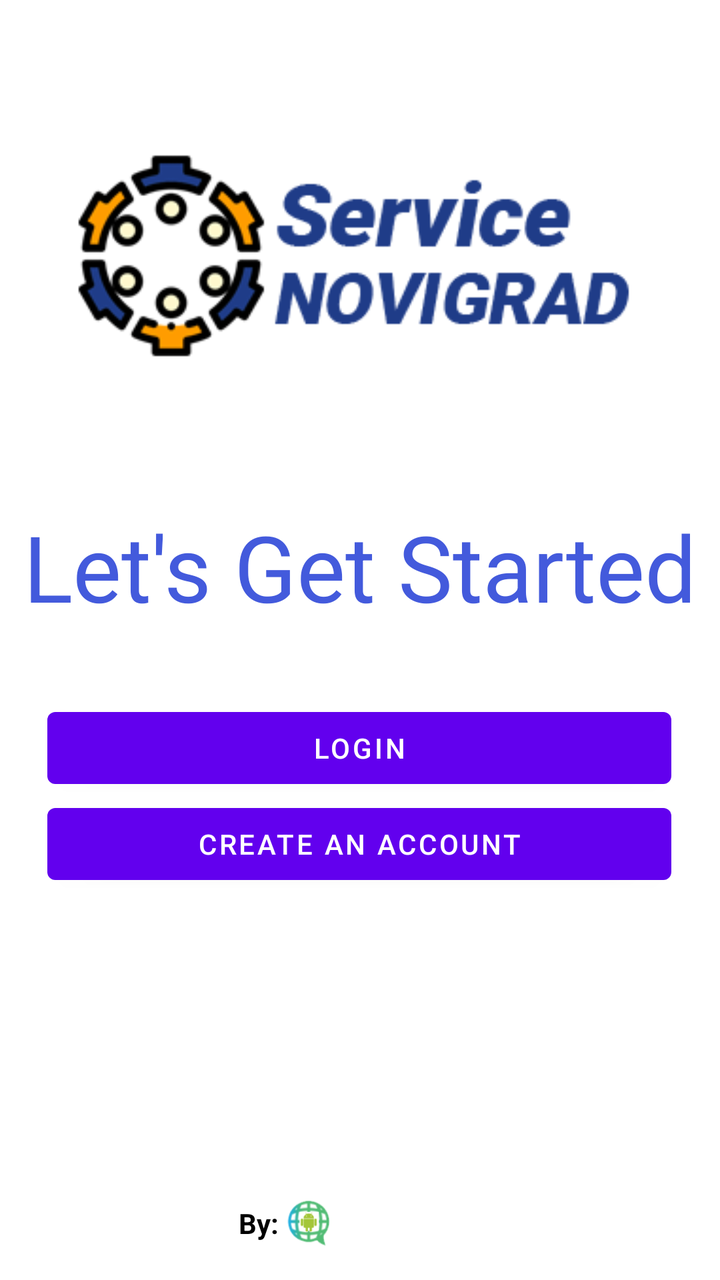
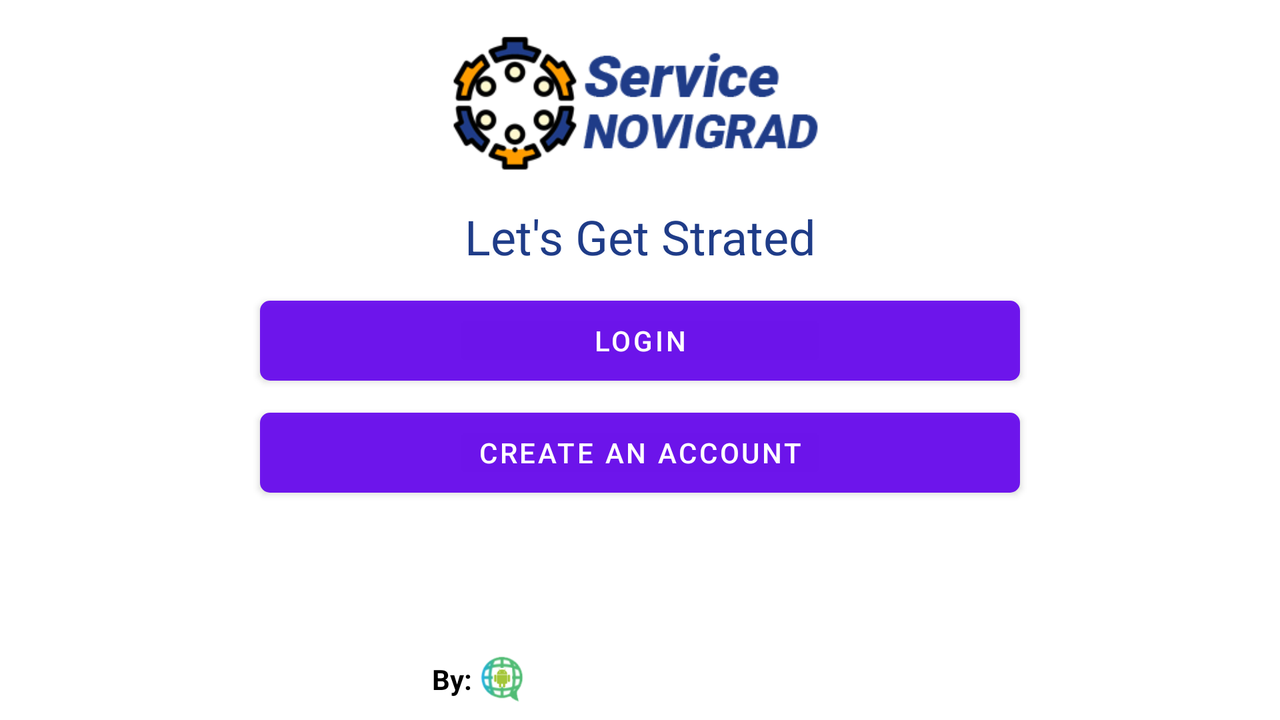

Compare how this app lays out the same screen by default and in its alternative resource folder. The renders come first, then the two layout files and the values they reference.
<!-- AndroidManifest.xml: application theme AppTheme -->
<!-- res/layout/activity_frontpage.xml -->
<?xml version="1.0" encoding="utf-8"?>
<androidx.constraintlayout.widget.ConstraintLayout xmlns:android="http://schemas.android.com/apk/res/android"
    xmlns:app="http://schemas.android.com/apk/res-auto"
    xmlns:tools="http://schemas.android.com/tools"
    android:layout_width="match_parent"
    android:layout_height="match_parent"
    android:background="@drawable/bg1"
    tools:context=".Frontpage">

    <ImageView
        android:id="@+id/imageView6"
        android:layout_width="80dp"
        android:layout_height="26dp"
        android:layout_marginBottom="16dp"
        app:layout_constraintBottom_toBottomOf="parent"
        app:layout_constraintEnd_toEndOf="parent"
        app:layout_constraintHorizontal_bias="0.498"
        app:layout_constraintStart_toStartOf="parent"
        app:layout_constraintTop_toBottomOf="@+id/buttonRegister"
        app:layout_constraintVertical_bias="1.0"
        app:srcCompat="@drawable/glbmlogo" />

    <TextView
        android:id="@+id/textView7"
        android:layout_width="wrap_content"
        android:layout_height="wrap_content"
        android:layout_marginTop="4dp"
        android:text="By:"
        android:textColor="#000000"
        android:textStyle="bold"
        app:layout_constraintEnd_toStartOf="@+id/imageView6"
        app:layout_constraintTop_toTopOf="@+id/imageView6" />

    <ImageView
        android:id="@+id/imageLogo2"
        android:layout_width="292dp"
        android:layout_height="110dp"
        android:layout_marginTop="72dp"
        app:layout_constraintEnd_toEndOf="parent"
        app:layout_constraintHorizontal_bias="0.497"
        app:layout_constraintStart_toStartOf="parent"
        app:layout_constraintTop_toTopOf="parent"
        app:srcCompat="@drawable/logo" />

    <TextView
        android:id="@+id/textView6"
        android:layout_width="wrap_content"
        android:layout_height="wrap_content"
        android:text="Let's Get Started"
        android:textColor="#435ADC"
        android:textSize="46sp"
        app:layout_constraintBottom_toBottomOf="parent"
        app:layout_constraintEnd_toEndOf="parent"
        app:layout_constraintHorizontal_bias="0.497"
        app:layout_constraintStart_toStartOf="parent"
        app:layout_constraintTop_toBottomOf="@+id/imageLogo2"
        app:layout_constraintVertical_bias="0.178" />

    <Button
        android:id="@+id/buttonLogin"
        android:layout_width="312dp"
        android:layout_height="wrap_content"
        android:layout_marginTop="36dp"
        android:text="Login"
        app:layout_constraintEnd_toEndOf="parent"
        app:layout_constraintHorizontal_bias="0.494"
        app:layout_constraintStart_toStartOf="parent"
        app:layout_constraintTop_toBottomOf="@+id/textView6" />

    <Button
        android:id="@+id/buttonRegister"
        android:layout_width="312dp"
        android:layout_height="wrap_content"
        android:text="create an account"
        app:layout_constraintBottom_toBottomOf="parent"
        app:layout_constraintEnd_toEndOf="parent"
        app:layout_constraintHorizontal_bias="0.494"
        app:layout_constraintStart_toStartOf="parent"
        app:layout_constraintTop_toBottomOf="@+id/buttonLogin"
        app:layout_constraintVertical_bias="0.0" />
</androidx.constraintlayout.widget.ConstraintLayout>
<!-- resources referenced by this layout -->
<resources>
  <!-- drawable glbmlogo: png bitmap (drawable, 31156 bytes) -->
  <!-- drawable logo: png bitmap (drawable, 33054 bytes) -->
</resources>
<!-- res/layout-land/activity_frontpage.xml (the repository's variant of the layout above) -->
<!-- drawn on the phone turned sideways -->
<?xml version="1.0" encoding="utf-8"?>
<androidx.constraintlayout.widget.ConstraintLayout xmlns:android="http://schemas.android.com/apk/res/android"
    xmlns:app="http://schemas.android.com/apk/res-auto"
    xmlns:tools="http://schemas.android.com/tools"
    android:layout_width="match_parent"
    android:layout_height="match_parent"
    android:background="@drawable/bg1"
    tools:context=".Frontpage">

    <ImageView
        android:id="@+id/imageView6"
        android:layout_width="80dp"
        android:layout_height="26dp"
        android:layout_marginEnd="324dp"
        android:layout_marginBottom="8dp"
        app:layout_constraintBottom_toBottomOf="parent"
        app:layout_constraintEnd_toEndOf="parent"
        app:srcCompat="@drawable/glbmlogo" />

    <TextView
        android:id="@+id/textView7"
        android:layout_width="wrap_content"
        android:layout_height="wrap_content"
        android:layout_marginTop="4dp"
        android:text="By:"
        android:textColor="#000000"
        android:textStyle="bold"
        app:layout_constraintEnd_toStartOf="@+id/imageView6"
        app:layout_constraintHorizontal_bias="1.0"
        app:layout_constraintStart_toStartOf="parent"
        app:layout_constraintTop_toTopOf="@+id/imageView6" />

    <ImageView
        android:id="@+id/imageLogo2"
        android:layout_width="200dp"
        android:layout_height="70dp"
        android:layout_marginTop="16dp"
        app:layout_constraintEnd_toEndOf="parent"
        app:layout_constraintHorizontal_bias="0.499"
        app:layout_constraintStart_toStartOf="parent"
        app:layout_constraintTop_toTopOf="parent"
        app:srcCompat="@drawable/logo" />

    <TextView
        android:id="@+id/textView6"
        android:layout_width="wrap_content"
        android:layout_height="wrap_content"
        android:layout_marginTop="16dp"
        android:text="Let's Get Strated"
        android:textColor="@color/NovigradBlue"
        android:textSize="24sp"
        app:layout_constraintEnd_toEndOf="parent"
        app:layout_constraintStart_toStartOf="parent"
        app:layout_constraintTop_toBottomOf="@+id/imageLogo2" />

    <Button
        android:id="@+id/buttonLogin"
        android:layout_width="0dp"
        android:layout_height="40dp"
        android:layout_marginStart="130dp"
        android:layout_marginTop="16dp"
        android:layout_marginEnd="130dp"
        android:background="@drawable/roundedlayout"
        android:text="Login"
        app:layout_constraintEnd_toEndOf="parent"
        app:layout_constraintHorizontal_bias="0.0"
        app:layout_constraintStart_toStartOf="parent"
        app:layout_constraintTop_toBottomOf="@+id/textView6" />

    <Button
        android:id="@+id/buttonRegister"
        android:layout_width="0dp"
        android:layout_height="40dp"
        android:layout_marginStart="130dp"
        android:layout_marginTop="16dp"
        android:layout_marginEnd="130dp"
        android:background="@drawable/roundedlayout"
        android:text="create an account"
        app:layout_constraintEnd_toEndOf="parent"
        app:layout_constraintHorizontal_bias="0.0"
        app:layout_constraintStart_toStartOf="parent"
        app:layout_constraintTop_toBottomOf="@+id/buttonLogin" />
</androidx.constraintlayout.widget.ConstraintLayout>
<!-- resources referenced by the variant -->
<!-- as the phone turned sideways resolves them -->
<resources>
  <color name="NovigradBlue">#1f3c88</color>
  <!-- drawable glbmlogo: png bitmap (drawable, 31156 bytes) -->
  <!-- drawable logo: png bitmap (drawable, 33054 bytes) -->
  <!-- drawable roundedlayout (drawable) -->
  <?xml version="1.0" encoding="utf-8"?>
  <shape xmlns:android="http://schemas.android.com/apk/res/android"
      android:shape="rectangle">
      <solid android:color="#E6FFFFFF" />
      <corners
          android:bottomLeftRadius="5dp"
          android:bottomRightRadius="5dp"
          android:topLeftRadius="5dp"
          android:topRightRadius="5dp" />
  </shape>
</resources>
